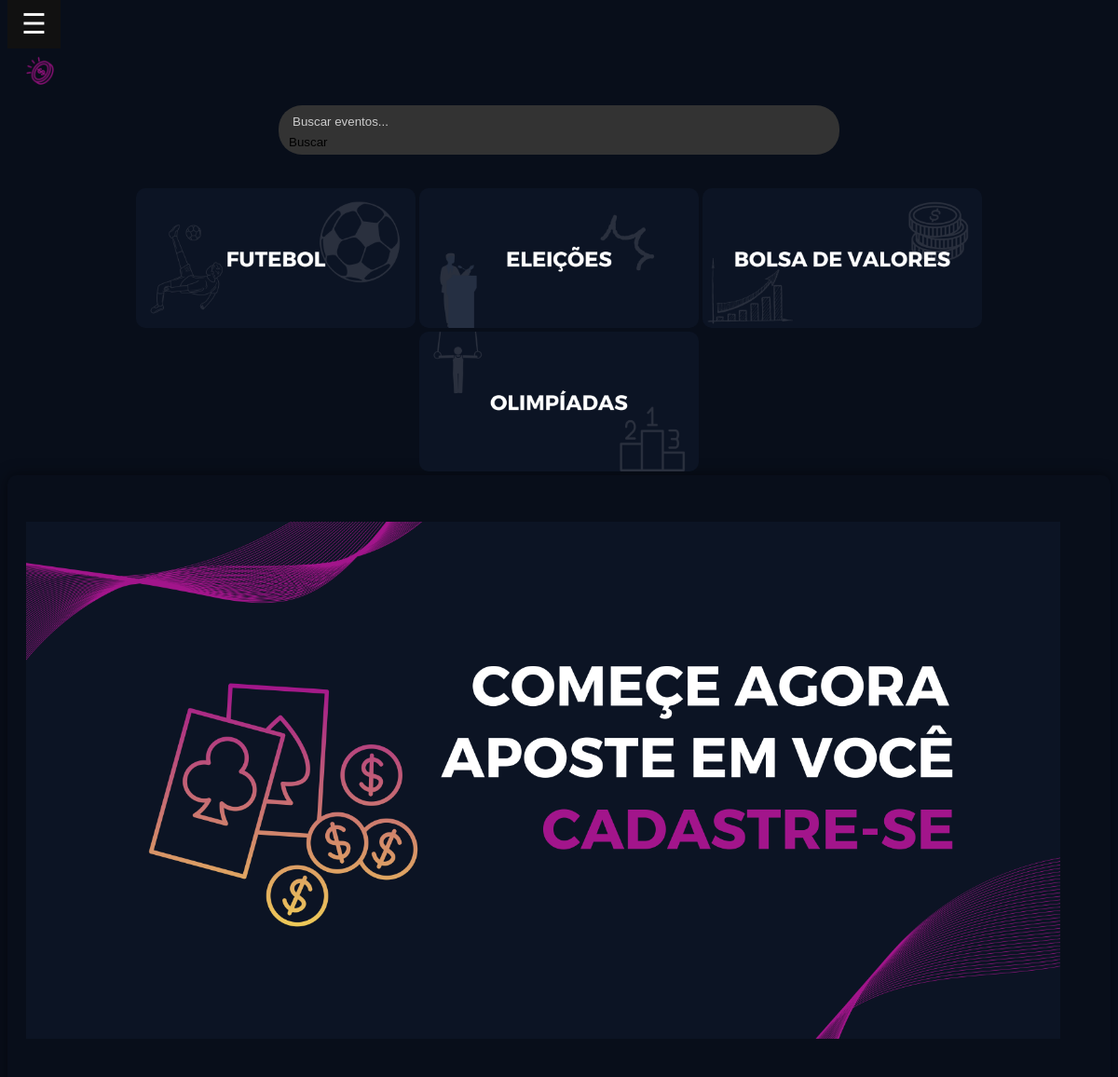
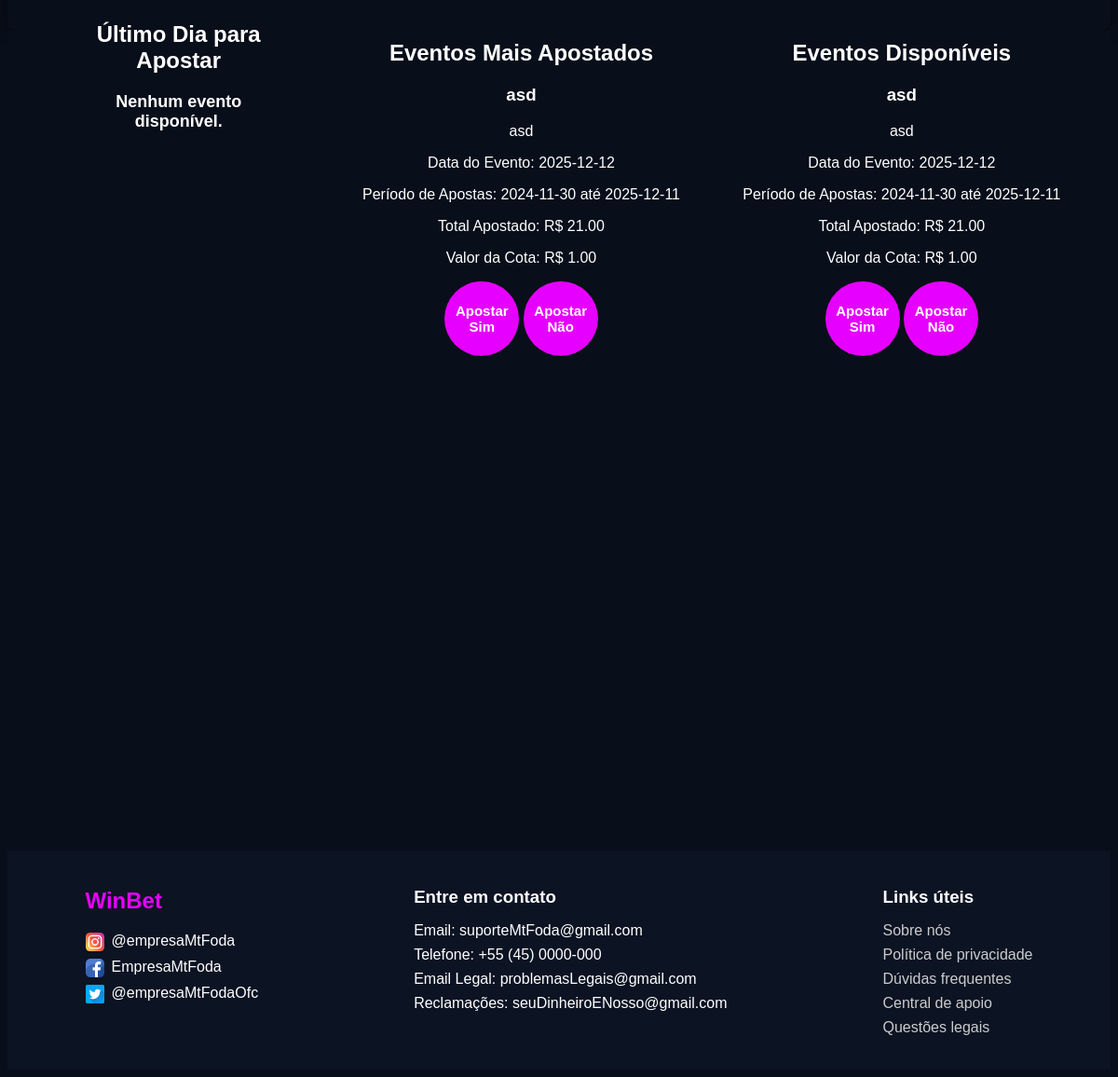
The page /area_usuario (signed in) on the database its author committed (2 pictures, top to bottom).
### tables this page shows
CREATE TABLE eventos (
        id INTEGER PRIMARY KEY AUTOINCREMENT,
        titulo TEXT NOT NULL,
        descricao TEXT NOT NULL,
        valor_cota REAL NOT NULL CHECK (valor_cota >= 1.00),
        data_evento DATE NOT NULL,
        data_inicio_apostas DATE NOT NULL,
        data_fim_apostas DATE NOT NULL,
        status TEXT NOT NULL DEFAULT 'pendente',
        id_criador INTEGER NOT NULL,
        data_criacao TIMESTAMP DEFAULT CURRENT_TIMESTAMP,
        FOREIGN KEY (id_criador) REFERENCES usuarios(id) ON DELETE CASCADE
    );

### app.py (the view)
@app.route('/area_usuario')
def area_usuario():
    if 'logged_in' in session:
        user_id = session.get('id_usuario')
        conn = sqlite3.connect(database_path)
        cursor = conn.cursor()
        print("ID do usuário na sessão:", session.get('id_usuario'))
        cursor.execute('''
            SELECT * FROM eventos
            WHERE DATE(data_fim_apostas) = DATE('now', 'localtime')
            AND status = 'aprovado'
            ORDER BY data_evento ASC
            LIMIT 10
        ''')
        eventos_finalizando = cursor.fetchall()
        cursor.execute('''
            SELECT eventos.*, SUM(apostas.valor) as total_apostado
            FROM eventos
            LEFT JOIN apostas ON eventos.id = apostas.id_evento
            WHERE eventos.status = 'aprovado'
            AND data_evento > date('now')
            GROUP BY eventos.id
            ORDER BY total_apostado DESC
            LIMIT 10
        ''')
        eventos_mais_apostados = cursor.fetchall()
        cursor.execute('''
            SELECT eventos.*, SUM(apostas.valor) as total_apostado
            FROM eventos
            LEFT JOIN apostas ON eventos.id = apostas.id_evento
            WHERE eventos.status = 'aprovado'
            GROUP BY eventos.id
            ORDER BY data_fim_apostas DESC
        ''')
        eventos = cursor.fetchall()
        cursor.execute('SELECT * FROM categorias_eventos')
        categorias = cursor.fetchall()
        conn.close()
        return render_template('area_usuario.html', eventos_finalizando=eventos_finalizando,
                               eventos_mais_apostados=eventos_mais_apostados, categorias=categorias,
                               eventos=eventos)
    else:
        return redirect(url_for('login'))

### templates/area_usuario.html (shortened to what this page needs)
<!DOCTYPE html>
<html lang="pt-BR">
<head>
    <link rel="stylesheet" href="/static/css/area_usuario.css">
</head>
<body>
    <span class="open-btn" onclick="openMenu()">&#9776; </span>
    <header class="main-header">
        <div>
            <img class="logo" src="/static/images/logo.png" alt="Logo" onclick="openMenu()">
        </div>
    </header>
    <div class="search-bar">
        <form action="{{ url_for('pesquisar_evento') }}" method="GET" target="_blank">
            <input type="text" name="query" placeholder="Buscar eventos..." required>
            <button class="search-button">Buscar</button>
        </form>
    </div>
    <br>
    <br>
    <nav>
        <div class="menu">
            <ul>
                <li>
                    <a href="{{ url_for('pesquisar_evento') }}?categoria=2"><img class="categoria" src="/static/images/futebol.png" alt="Futebol"></a>
                    <a href="{{ url_for('pesquisar_evento') }}?categoria=3"><img class="categoria" src="/static/images/eleicoes.png" alt="Eleições"></a>
                    <a href="{{ url_for('pesquisar_evento') }}?categoria=4"><img class="categoria" src="/static/images/bolsaDeValores.png" alt="Bolsa de Valores"></a>
                    <a href="{{ url_for('pesquisar_evento') }}?categoria=1"><img class="categoria" src="/static/images/olimpiadas.png" alt="Olimpíadas"></a>
                </li>
            </ul>
        </div>
    </nav>
    <main>
        <section class="main">
            <div class="banner">
                <img class="baner" src="/static/images/banner.png" alt="Banner">
            </div>
        </section>
        <section class="actions">
            <div class="betting-section">
                <div class="bet-button">
                    <div class="section">
                        <h2>Último Dia para Apostar</h2>
                        <div class="eventos-container">
                            {% for evento in eventos_finalizando %}
                                <div class="evento-card">
                                    <h3>{{ evento[1] }}</h3>
                                    <p>{{ evento[2] }}</p>
                                    <p>Data do Evento: {{ evento[4] }}</p>
                                    <p>Período de Apostas: {{ evento[5] }} até {{ evento[6] }}</p>
                                    <p>Valor da Cota: R$ {{ '{:.2f}'.format(evento[3]) }}</p>
                                    <button onclick="openModal('{{ evento[0] }}', '{{ evento[1] }}', 'sim')">Apostar Sim</button>
                                    <button onclick="openModal('{{ evento[0] }}', '{{ evento[1] }}', 'nao')">Apostar Não</button>
                                </div>
                            {% else %}
                                <p>Nenhum evento disponível.</p>
                            {% endfor %}
                        </div>
                    </div>
                </div>
                <div class="create-bet">
                     <div class="section">
        <h2>Eventos Mais Apostados</h2>
        <div class="eventos-container">
            {% for evento in eventos_mais_apostados %}
                <div class="evento-card">
                    <h3>{{ evento[1] }}</h3>
                    <p>{{ evento[2] }}</p>
                    <p>Data do Evento: {{ evento[4] }}</p>
                    <p>Período de Apostas: {{ evento[5] }} até {{ evento[6] }}</p>
                    <p>Total Apostado: R$ {{ '{:.2f}'.format(evento[-1] or 0) }}</p>
                    <p>Valor da Cota: R$ {{ '{:.2f}'.format(evento[3]) }}</p>
                    <button class="btn-apostar" onclick="openModal('{{ evento[0] }}', '{{ evento[1] }}', 'sim')">Apostar Sim</button>
                    <button class="btn-apostar" onclick="openModal('{{ evento[0] }}', '{{ evento[1] }}', 'nao')">Apostar Não</button>
                </div>
            {% else %}
                <p>Nenhum evento disponível.</p>
            {% endfor %}
        </div>
    </div>
                </div>
                <div class="create-bet">
                    <h2>Eventos Disponíveis</h2>
                    <div class="eventos-container">
                        {% if eventos %}
                            {% for evento in eventos %}
                            <div class="evento-card">
                                <h3>{{ evento[1] }}</h3>
                                <p>{{ evento[2] }}</p>
                                <p>Data do Evento: {{ evento[4] }}</p>
                                <p>Período de Apostas: {{ evento[5] }} até {{ evento[6] }}</p>
                                <p>Total Apostado: R$ {{ '{:.2f}'.format(evento[-1] or 0) }}</p>
                                <p>Valor da Cota: R$ {{ '{:.2f}'.format(evento[3]) }}</p>
                                    <button class="btn-apostar" onclick="openModal('{{ evento[0] }}', '{{ evento[1] }}', 'sim')">Apostar Sim</button>
                                    <button class="btn-apostar" onclick="openModal('{{ evento[0] }}', '{{ evento[1] }}', 'nao')">Apostar Não</button>
                                </div>
                            {% endfor %}
                        {% else %}
                            <p>Não há eventos disponíveis no momento.</p>
                        {% endif %}
                    </div>
                </div>
            </div>
        </section>
    </main>
    <br>
    <br>
    <br>
    <br>
    <br>
    <br>
    <br>
    <br>
    <br>
    <br>
    <br>
    <br>
    <br>
    <br>
    <br>
    <br>
    <br>
    <br>
    <br>
    <br>
    <br>
    <br>
    <br>
    <br>
    <br>
    <br>
    <br>
    <br>
    <br>
    <br>
    <footer class="footer">
        <div class="footer-content">
            <div class="footer-logo">
                <h2>WinBet</h2>
                <ul class="social-media">
                    <li><a href="#"><img src="/static/images/logoInsta.png" alt="Instagram">@empresaMtFoda</a></li>
                    <li><a href="#"><img src="/static/images/logoFaceBook.png" alt="Facebook">EmpresaMtFoda</a></li>
                    <li><a href="#"><img src="/static/images/logoTwitter.png" alt="Twitter">@empresaMtFodaOfc</a></li>
                </ul>
            </div>
            <div class="footer-contact">
                <h3>Entre em contato</h3>
                <ul>
                    <li>Email: <a href="mailto:suporteMtFoda@gmail.com">suporteMtFoda@gmail.com</a></li>
                    <li>Telefone: <a href="tel:+554500000000">+55 (45) 0000-000</a></li>
                    <li>Email Legal: <a href="mailto:problemasLegais@gmail.com">problemasLegais@gmail.com</a></li>
                    <li>Reclamações: <a href="mailto:seuDinheiroENosso@gmail.com">seuDinheiroENosso@gmail.com</a></li>
                </ul>
            </div>
            <div class="footer-links">
                <h3>Links úteis</h3>
                <ul>
                    <li><a href="#">Sobre nós</a></li>
                    <li><a href="#">Política de privacidade</a></li>
                    <li><a href="#">Dúvidas frequentes</a></li>
                    <li><a href="#">Central de apoio</a></li>
                    <li><a href="#">Questões legais</a></li>
                </ul>
            </div>
        </div>
    </footer>
</body>
</html>

### static/css/area_usuario.css (style rules this page uses)
:root { --primary-color: #8A2BE2; --secondary-color: #A2158B; --background-color: #080E1A; --text-color: #FFFFFF; --text-muted: #BBBBBB; --btn-color: #FF69B4; --font-main: 'Arial', sans-serif; }
body { font-family: var(--font-main); background-color: var(--background-color); color: var(--text-color); }
.logo { width: 30px; height: auto; }
.main-header { background-color: #080E1A; padding: 10px 20px; display: flex; justify-content: space-between; align-items: center; height: 50px; }
.search-bar { display: flex; align-items: center; background-color: #333; border-radius: 25px; padding: 5px; margin-bottom: 20%; width: 50%; margin: 0 auto; }
.search-bar input { border: none; background: transparent; color: #fff; padding: 5px 10px; width: 100%; outline: none; }
.search-bar input::placeholder { color: #ccc; }
.search-button { background: none; border: none; cursor: pointer; }
.menu { display: flex; justify-content: center; align-items: center; }
.menu ul { display: flex; list-style: none; padding: 0; margin: 0; gap: 20px; }
.menu li { text-align: center; }
.categoria { width: 300px; height: auto; cursor: pointer; transition: transform 0.3s ease; border-radius: 10px; }
.main { background-color: #080E1A; padding: 50px 20px; border-radius: 10px; box-shadow: 0px 0px 15px rgba(0, 0, 0, 0.5); }
.baner { max-width: 97%; margin-bottom: 20px; }
.betting-section { display: flex; justify-content: space-around; align-items: center; padding: 20px; background-color: #080E1A; height: 300px; }
.bet-button { padding: 30px; border-radius: 10px; text-align: center; width: 200px; height: 400px; display: flex; flex-direction: column; align-items: center; justify-content: space-between; }
.bet-button p { color: white; font-size: 18px; font-weight: bold; }
.create-bet { text-align: center; }
.create-bet button { background-color: #E600FF; border: none; width: 80px; height: 80px; border-radius: 50%; color: white; font-size: 15px; font-weight: bold; cursor: pointer; }
.create-bet p { margin-top: 10px; color: white; font-size: 16px; }
.footer { background-color: #0C1323; color: #fff; padding: 20px 0; }
.footer-content { display: flex; justify-content: space-around; align-items: flex-start; max-width: 1200px; margin: 0 auto; flex-wrap: wrap; }
.footer-logo h2 { color: #e600ff; font-family: 'Arial', sans-serif; font-weight: bold; }
.footer h3 { margin-bottom: 10px; }
.footer a { color: #fff; text-decoration: none; }
.footer ul { list-style-type: none; }
.footer-logo ul, .footer-contact ul, .footer-links ul { padding-left: 0; }
.footer-logo li, .footer-contact li, .footer-links li { margin-bottom: 8px; }
.footer-logo img { width: 20px; margin-right: 8px; vertical-align: middle; }
.footer-contact a { color: #fff; }
.footer-links a { color: #ccc; }
.open-btn { font-size: 30px; cursor: pointer; background-color: #111; color: white; padding: 10px 15px; border: none; }

### rows shown on the page
eventos: titulo "asd", descricao "asd", data_evento "2025-12-12", data_inicio_apostas "2024-11-30", data_fim_apostas "2025-12-11", evento "21.00", valor_cota "1.00"
